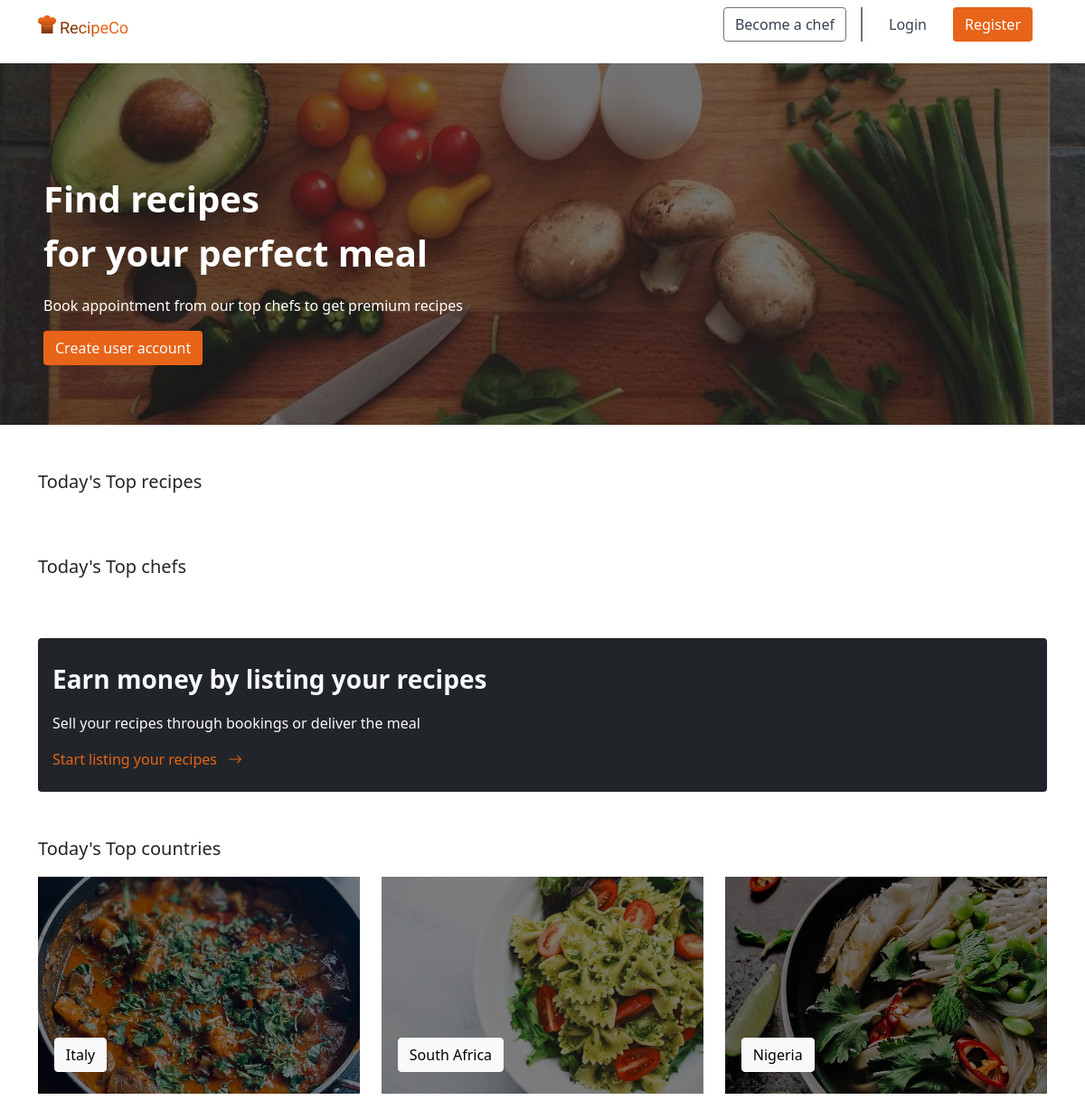
/, run on an earlier commit of the app's database.
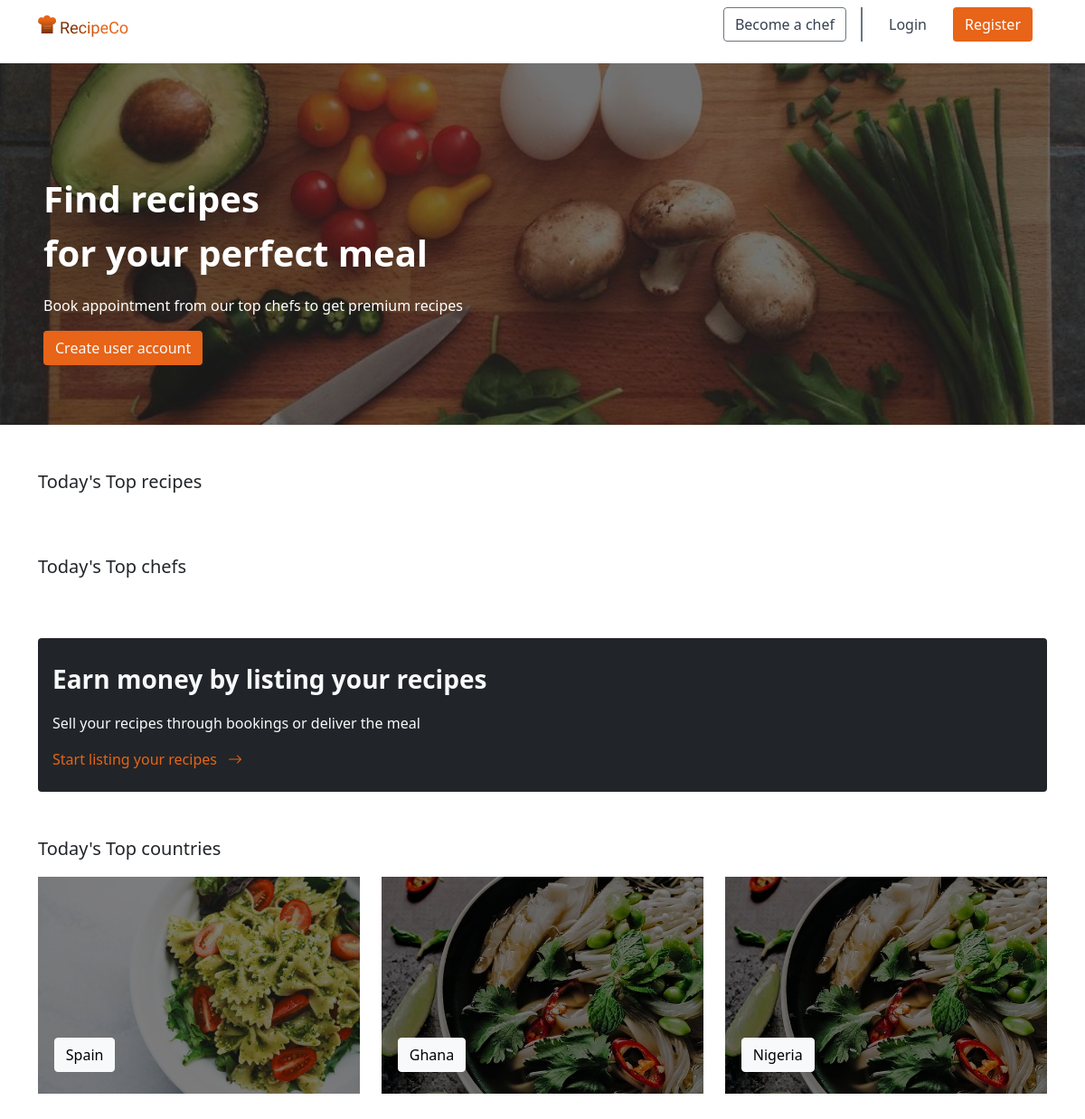
And on a later commit of the database.
### chef_management_app/models.py (models this page shows)
class Country(models.Model):
    id = models.AutoField(primary_key=True)
    name = models.CharField(max_length=255)
    image = models.CharField(max_length=255)
    continent_id = models.ForeignKey(Continent, on_delete=models.CASCADE)
    objects = models.Manager()

### chef_management_app/views/homeView.py (the view, shortened to what this page needs)
# urls.py: path("", homeView.HomePage, name="home"),
def HomePage(request):
    recipes = Recipe.objects.all().order_by("?")[:4]
    chefusers = ChefUser.objects.all().order_by("?")[:4]
    countries = Country.objects.all().order_by("?")[:3]
    recipes_ratings = []
    return render(
        request,
        "Home/welcome.html",
        {"recipes": recipes_ratings, "countries": countries, "chefusers": chefusers},
    )

### chef_management_app/templates/home/welcome.html (shortened to what this page needs)
{% extends 'home/layout.html' %}
{% block main_content %}
    {% include "./landing_page_navbar.html" %}
    <div class="my-3 mb-5">
        <div class="hero-image">
            <div class="hero-text px-5">
                <p class="fs-1 fw-bold">Find recipes <br>for your perfect meal</p>
                <p>Book appointment from our top chefs to get premium recipes</p>
                <a href="{% url 'user_register' %}" class="auth-btn text-light">Create user account</a>
            </div>
        </div>
    </div>
    <div class="container mb-5">
        <p class="fs-5">Today's Top recipes</p>
    </div>
     <div class="container mb-5">
        <p class="fs-5">Today's Top chefs</p>
    </div>
     <div class="container mb-5">
        <div class="bg-dark px-3 py-4 rounded text-light">
            <p class="fs-3 fw-bold">Earn money by listing your recipes</p>
            <p>Sell your recipes through bookings or deliver the meal</p>
            <a  href="{% url 'chef_register' %}" class="auth-link">
                Start listing your recipes
                <i class="ms-2 bi bi-arrow-right"></i>
            </a>
        </div>
    </div>
    <div class="container mb-5">
        <p class="fs-5">Today's Top countries</p>
        <div class="row">
            {% for country in countries %}
                <div class="col-md-4">
                    <a href="{% url 'login' %}" class="text-decoration-none">
                        <div  style=" background-image: linear-gradient(rgba(0, 0, 0, 0.5), rgba(0, 0, 0, 0.5)), url('../media/{{ country.image }}') ; height: 240px; background-position: center; background-repeat: no-repeat; background-size: cover;  position: relative;">
                            <bottom href="" class="btn btn-light subhero-btn">
                                {{ country.name }}
                            </bottom>
                        </div>
                    </a>
                </div>
            {% endfor %}
        </div>
    </div>
{% endblock main_content %}

### chef_management_app/templates/home/layout.html (shortened to what this page needs)
{% load static %}
<!DOCTYPE html>
<html lang="en">
    <head>
        <link rel="stylesheet" href="https://cdnjs.cloudflare.com/ajax/libs/font-awesome/4.7.0/css/font-awesome.min.css">
        <link href="https://cdn.jsdelivr.net/npm/bootstrap@5.0.2/dist/css/bootstrap.min.css" rel="stylesheet">
        <link rel="stylesheet" href="https://cdn.jsdelivr.net/npm/bootstrap-icons@1.5.0/font/bootstrap-icons.css">
        <link rel="stylesheet" href="{% static "dist/css/site.css" %}">
    </head>
    <body>
            <main role="main">
                {% block main_content %}{% endblock main_content %}
            </main>

### chef_management_app/templates/home/landing_page_navbar.html (shortened to what this page needs)
<div class="container">
    <div class="desktop">
        <div class="d-flex py-2 align-items-end justify-content-between">
            <div>
                <a href="/">
                    <img src="../../static/dist/img/Logo/Logo.png" alt="RecipeCo logo">
                </a>
            </div>
            <div class="d-flex">
                <div class=" me-3">
                    <a href="{% url 'chef_register' %}" class="dd-link btn btn-outline-secondary">Become a chef</a>
                </div>
                <div class="me-3 border border-secondary"></div>
                <div class="me-3">
                    <a href="{% url 'login' %}" class="dd-link btn auth-link"> Login </a>
                </div>
                <div class="me-3">
                    <a href="{% url 'user_register' %}" class="text-white btn auth-btn ">Register</a>
                </div>
            </div>
        </div>
    </div>
</div>

### chef_management_app/templates/home/welcome.html (style rules this page uses)
img { border-radius: 6px 6px 0px 0px; }

What changed in the data, as far as the page shows it:
removed Country: image (picture), name "Italy"
removed Country: image (picture), name "South Africa"
added Country: image (picture), name "Spain"
added Country: image (picture), name "Ghana"
